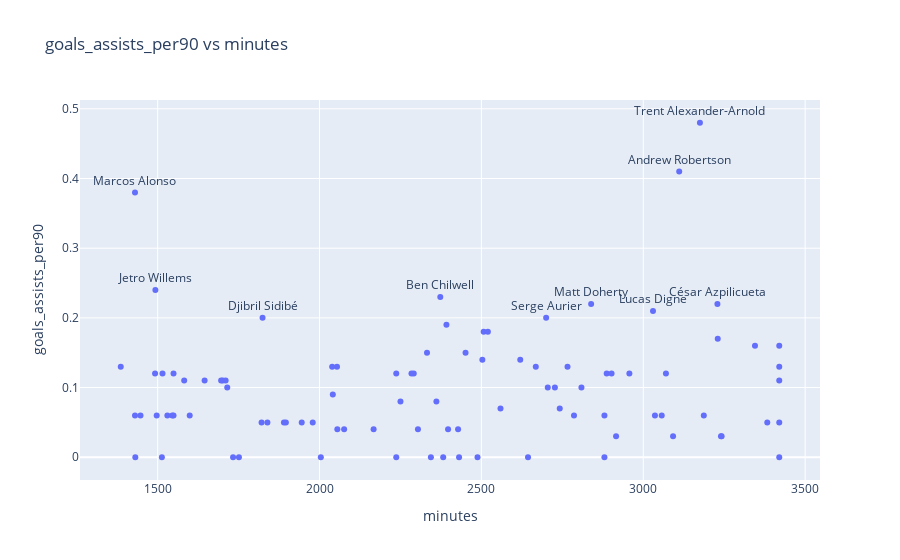

Notebook cell for this chart:
### Code cell
plot(defenders,'minutes','goals_assists_per90','scatter')

### Figure 1 — Plotly figure (JSON) as saved in the notebook; plotly's stock layout.template omitted (floating-point values rounded to 4 significant figures)
{"data": [{"mode": "markers+text", "text": [null, null, null, null, "Trent Alexander-Arnold", "Marcos Alonso", "Serge Aurier", "César Azpilicueta", null, null, null, null, null, null, null, null, null, null, "Ben Chilwell", null, null, null, null, null, null, null, "Lucas Digne", null, null, "Matt Doherty", null, null, null, null, null, null, null, null, null, null, null, null, null, null, null, null, null, null, null, null, null, null, null, null, null, null, null, null, null, null, null, null, null, null, null, null, null, null, null, null, "Andrew Robertson", null, null, null, null, "Djibril Sidibé", null, null, null, null, null, null, null, null, null, null, null, null, null, null, null, "Jetro Willems", null, null], "textposition": "top center", "type": "scatter", "x": [2507, 3240, 2503, 2957, 3175, 1430, 2700, 3229, 3420, 1890, 3242, 3057, 2742, 1979, 2880, 2167, 2887, 2488, 2373, 1751, 3420, 1839, 2428, 2727, 1431, 2361, 3030, 3420, 2766, 2839, 3230, 3187, 1447, 3383, 2237, 2620, 2397, 2237, 2644, 2004, 2041, 1545, 2054, 1515, 2250, 2559, 1549, 1701, 2039, 2076, 2304, 3092, 1530, 2809, 3420, 1386, 1599, 1513, 1821, 2880, 1492, 2284, 2902, 1896, 2916, 2786, 1715, 1696, 2520, 2332, 3111, 1710, 2705, 2431, 1733, 1824, 2055, 3036, 1549, 2451, 3345, 2291, 3420, 1945, 1582, 1645, 1497, 2392, 3070, 2382, 2668, 1493, 1430, 2344], "y": [0.18, 0.03, 0.14, 0.12, 0.48, 0.38, 0.2, 0.22, 0.13, 0.05, 0.03, 0.06, 0.07, 0.05, 0, 0.04, 0.12, 0, 0.23, 0, 0, 0.05, 0.04, 0.1, 0, 0.08, 0.21, 0.16, 0.13, 0.22, 0.17, 0.06, 0.06, 0.05, 0, 0.14, 0.04, 0.12, 0, 0, 0.09, 0.06, 0.13, 0.12, 0.08, 0.07, 0.06, 0.11, 0.13, 0.04, 0.04, 0.03, 0.06, 0.1, 0.05, 0.13, 0.06, 0, 0.05, 0.06, 0.12, 0.12, 0.12, 0.05, 0.03, 0.06, 0.1, 0.11, 0.18, 0.15, 0.41, 0.11, 0.1, 0, 0, 0.2, 0.04, 0.06, 0.12, 0.15, 0.16, 0.12, 0.11, 0.05, 0.11, 0.11, 0.06, 0.19, 0.12, 0, 0.13, 0.24, 0.06, 0]}], "layout": {"title": {"text": "goals_assists_per90 vs minutes"}, "xaxis": {"title": {"text": "minutes"}}, "yaxis": {"title": {"text": "goals_assists_per90"}}}}
